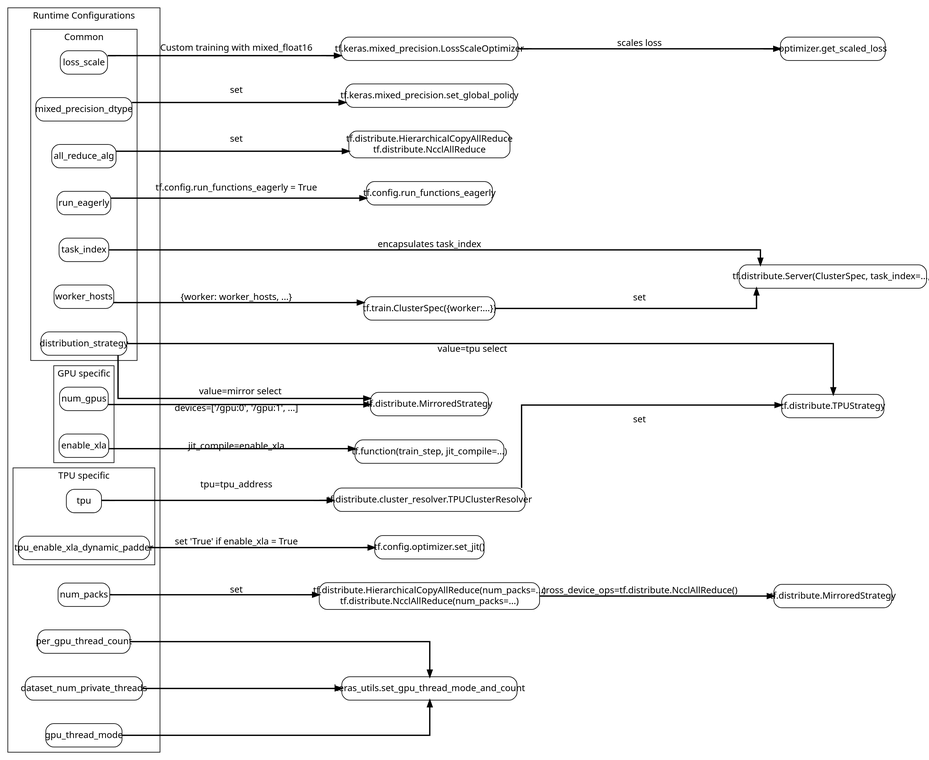
#> input picture models/official/vision/Images/Runtime_Config.png, 929 x 760 px, shrunk from 3939 x 3223 before the run; its folder holds only this picture in this run
$ python cropping.py
#> lines starting #> are read from the running program, lines starting #| are printed output that depends on the picture
#Code to crop images by a specified amount
import os
from PIL import Image

directory = '/path/to/your/images'
for root, dirs, files in os.walk(directory):
    for file in files:
        if file != '.DS_Store':
            img = Image.open(str(root) + '/' + str(file))
#> img is the input picture: PIL image 929x760 RGBA; mean R, G, B, A 245.2, 245.2, 245.2, 255
            width, height = img.size
#> width = 929; height = 760
            crop_amount = 4 #change this to liking
            # Calculate the new dimensions after cropping
            new_width = width - crop_amount
#> new_width = 925
            new_height = height - crop_amount
#> new_height = 756
            # Define the cropping box (left, upper, right, lower)
            crop_box = (crop_amount, crop_amount, width - crop_amount, height - crop_amount)
#> crop_box = (4, 4, 925, 756)
            cropped_img = img.crop(crop_box)
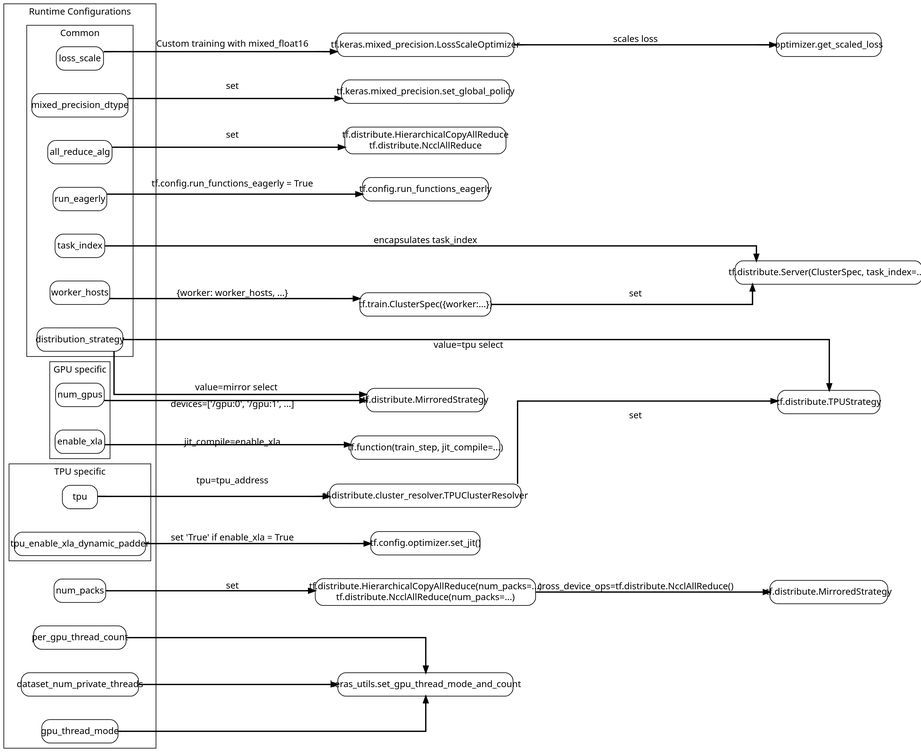
#> cropped_img: PIL image 921x752 RGBA; mean R, G, B, A 245, 245, 245, 255
            cropped_img.save(str(root) + '/' + str(file))
